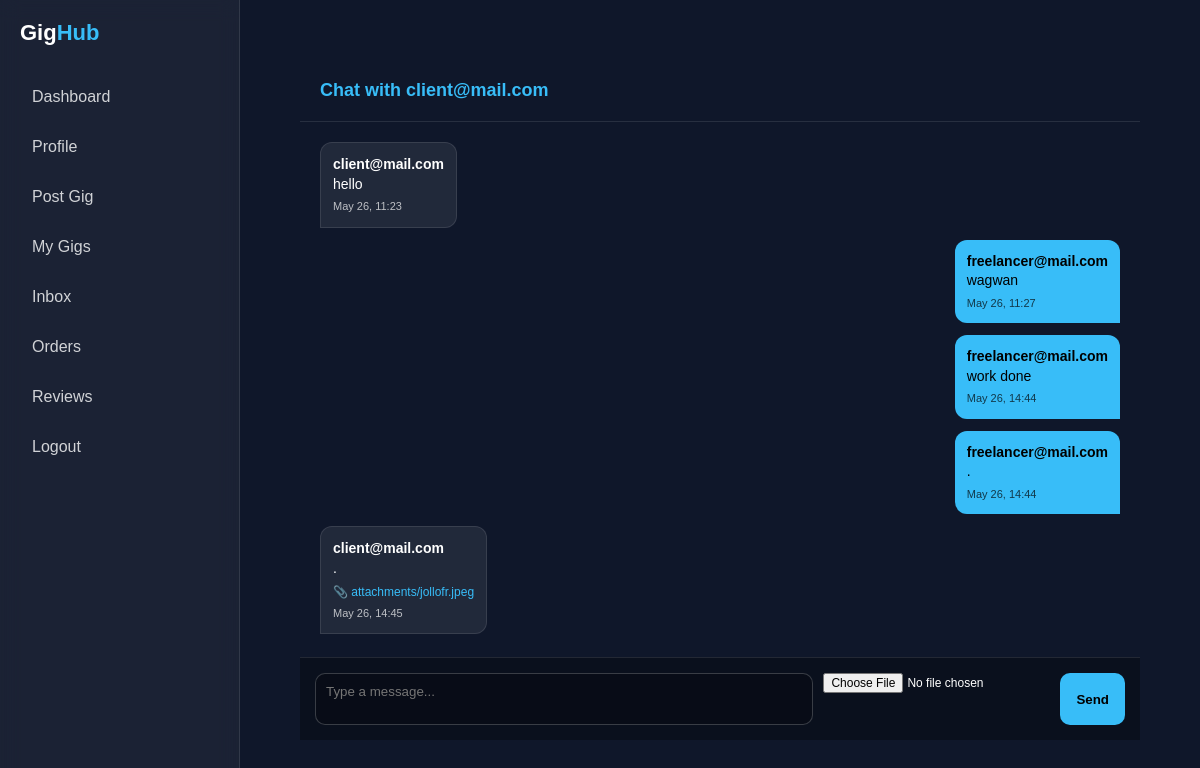
The page /conversation/1/ (signed in) on the database as committed earlier.
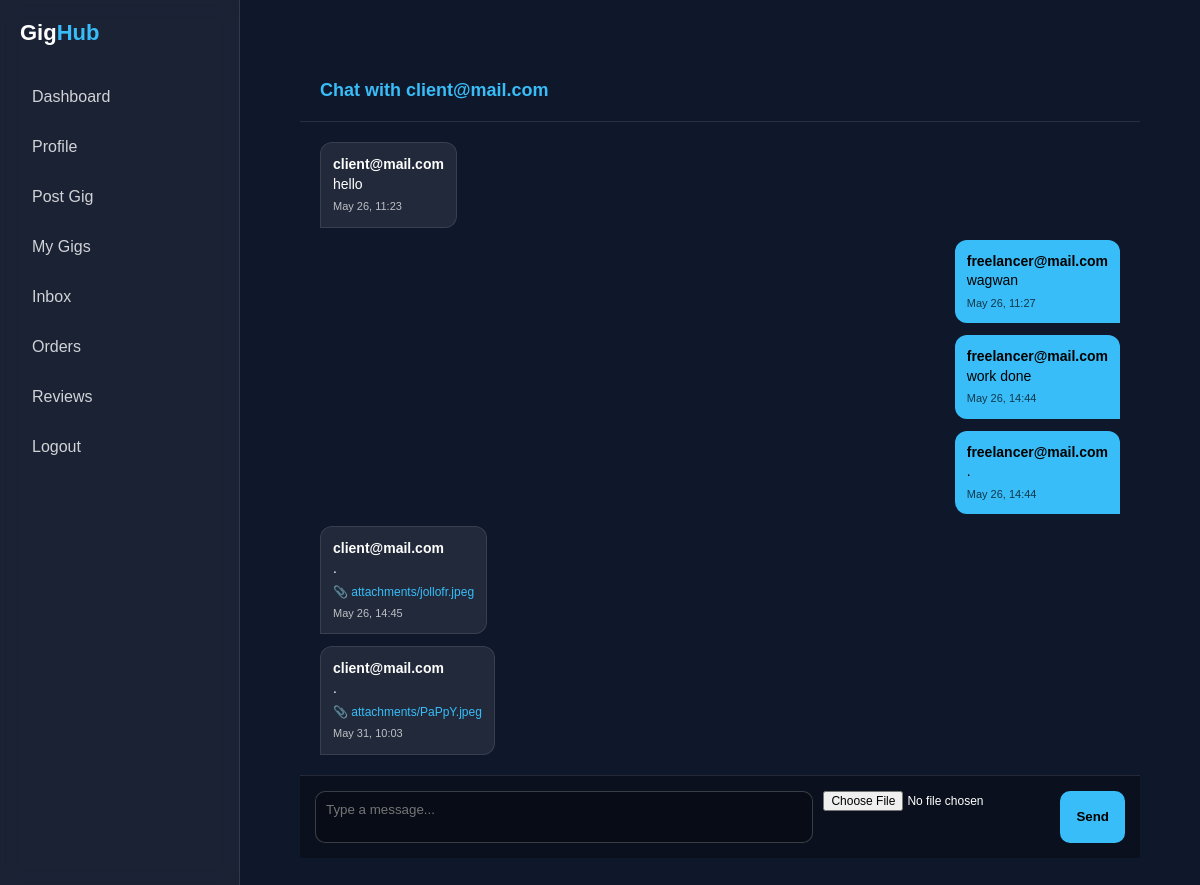
The same page on the database as committed later.
### Client/models.py (models this page shows)
class Message(models.Model):
    conversation = models.ForeignKey(Conversation, on_delete=models.CASCADE)
    sender = models.ForeignKey(User, on_delete=models.CASCADE)
    text = models.TextField()
    is_read = models.BooleanField(default=False)
    sent_at = models.DateTimeField(auto_now_add=True)
    attachments = GenericRelation(Attachment, blank=True)

class Attachment(models.Model):
    content_type = models.ForeignKey(ContentType, on_delete=models.CASCADE)
    object_id = models.PositiveIntegerField()
    content_object = GenericForeignKey('content_type', 'object_id')
    file = models.FileField(upload_to='attachments/')
    uploaded_at = models.DateTimeField(auto_now_add=True)

### Client/views.py (the view, shortened to what this page needs)
# urls.py: path('conversation/<int:convo_id>/', views.conversation, name="conversation"),
@login_required(login_url='clientloginPage')
def conversation(request, convo_id):
    convo = get_object_or_404(Conversation, id=convo_id)
    if request.user not in [convo.client, convo.freelancer]:
        return HttpResponseForbidden()
    messages = convo.message_set.order_by('sent_at')
    return render(request, 'conversation.html', {'convo': convo, 'messages': messages})

### Client/templates/conversation.html (shortened to what this page needs)
{% extends 'base.html' %}
{% block content %}
<div class="main">
  <div class="header">
    Chat with
    {% if request.user == convo.freelancer %}
      {{ convo.client.username }}
    {% else %}
      {{ convo.freelancer.username }}
    {% endif %}
  </div>
  <div class="chat-box">
    {% for msg in messages %}
      <div class="message {% if msg.sender == request.user %}sent{% else %}received{% endif %}">
        <strong>{{ msg.sender.username }}</strong><br>
        {{ msg.text }}
        {% for attachment in msg.attachments.all %}
          <br>
          <a class="file" href="{{ attachment.file.url }}" target="_blank">
            📎 {{ attachment.file.name }}
          </a>
        {% endfor %}
        <div class="meta">
          {{ msg.sent_at|date:"M d, H:i" }}
        </div>
      </div>
    {% endfor %}
  </div>
  <form method="post" enctype="multipart/form-data" class="input-bar">
    <textarea name="text" rows="2" placeholder="Type a message..." required></textarea>
    <input type="file" name="attachment">
    <button type="submit">Send</button>
  </form>
</div>
{% endblock %}

Rows that differ between the two databases and show on the page:
added Message: sender.username "client@mail.com", text ".", sent_at "May 31, 10:03"
added Attachment: file.name "attachments/PaPpY.jpeg", shown under "client@mail.com"
